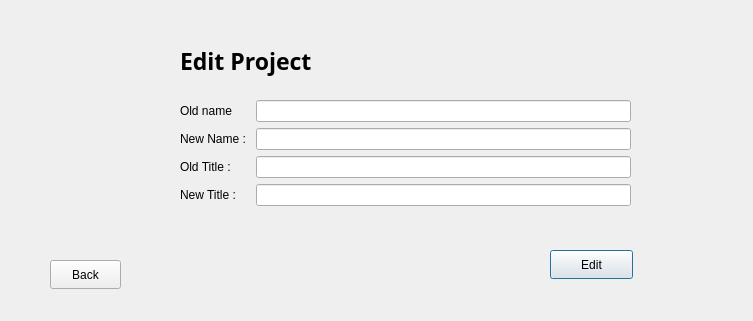
<?xml version="1.0" encoding="UTF-8"?>
<ui version="4.0">
 <class>EditProject</class>
 <widget class="QDialog" name="EditProject">
  <property name="geometry">
   <rect>
    <x>0</x>
    <y>0</y>
    <width>753</width>
    <height>321</height>
   </rect>
  </property>
  <property name="windowTitle">
   <string>Dialog</string>
  </property>
  <widget class="QPushButton" name="pushButton">
   <property name="geometry">
    <rect>
     <x>550</x>
     <y>250</y>
     <width>83</width>
     <height>29</height>
    </rect>
   </property>
   <property name="text">
    <string>Edit</string>
   </property>
  </widget>
  <widget class="QWidget" name="formLayoutWidget">
   <property name="geometry">
    <rect>
     <x>180</x>
     <y>100</y>
     <width>451</width>
     <height>141</height>
    </rect>
   </property>
   <layout class="QFormLayout" name="formLayout">
    <item row="3" column="1">
     <widget class="QLineEdit" name="newTitleForProject"/>
    </item>
    <item row="0" column="0">
     <widget class="QLabel" name="label_5">
      <property name="text">
       <string>Old name</string>
      </property>
     </widget>
    </item>
    <item row="0" column="1">
     <widget class="QLineEdit" name="OldNameForProject"/>
    </item>
    <item row="2" column="1">
     <widget class="QLineEdit" name="OldTitleForProject"/>
    </item>
    <item row="1" column="1">
     <widget class="QLineEdit" name="NewNameForProject"/>
    </item>
    <item row="1" column="0">
     <widget class="QLabel" name="label_3">
      <property name="text">
       <string>New Name : </string>
      </property>
     </widget>
    </item>
    <item row="2" column="0">
     <widget class="QLabel" name="label_4">
      <property name="text">
       <string>Old Title : </string>
      </property>
     </widget>
    </item>
    <item row="3" column="0">
     <widget class="QLabel" name="label_2">
      <property name="text">
       <string>New Title : </string>
      </property>
     </widget>
    </item>
   </layout>
  </widget>
  <widget class="QPushButton" name="pushButton_2">
   <property name="geometry">
    <rect>
     <x>50</x>
     <y>260</y>
     <width>71</width>
     <height>29</height>
    </rect>
   </property>
   <property name="text">
    <string>Back</string>
   </property>
  </widget>
  <widget class="QLabel" name="label">
   <property name="geometry">
    <rect>
     <x>180</x>
     <y>40</y>
     <width>361</width>
     <height>41</height>
    </rect>
   </property>
   <property name="font">
    <font>
     <family>Rockwell Extra Bold</family>
     <pointsize>17</pointsize>
     <bold>true</bold>
    </font>
   </property>
   <property name="text">
    <string>Edit Project</string>
   </property>
  </widget>
 </widget>
 <resources/>
 <connections/>
</ui>
